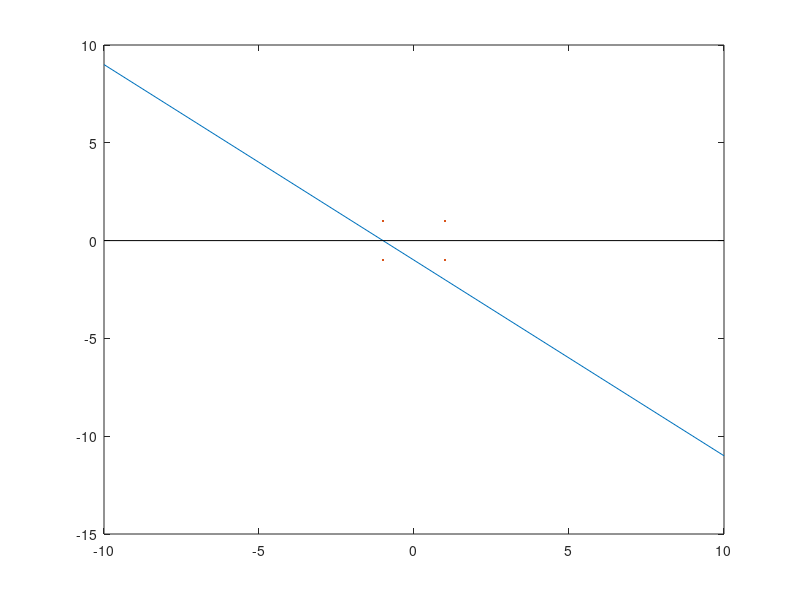

Write the MATLAB code that produced this figure.
clc;
close all;
clear all;

%inputs
x1 = [-1 -1 1 1];
x2 = [-1 1 -1 1];

%target outputs
z1 = [-1 1 1 1];

%initialization
y = [0 0 0 0];
b = 0;
w = [0 0];
wnew = [0 0];

%training
for i = 1:4
    y(i) = w(1)*x1(i) + w(2)*x2(i) + b;
    wnew(1) = w(1) + x1(i)*z1(i);
    wnew(2) = w(2) + x2(i)*z1(i);
    b = b + z1(i);
    w = wnew;
end 

%output display
disp('The Hebb net for OR Gate is trained');
disp('The weights and biases are');
disp ([w b]);
x = -10:10;
y = zeros(1, 21);

for i = 1:21
    y(i) = -(w(2)*x(i)+b)./w(1);
end

plot (x, y)
hold on
stem (x1, x2, 'LineStyle', 'none', 'Marker', '.')
hold off

